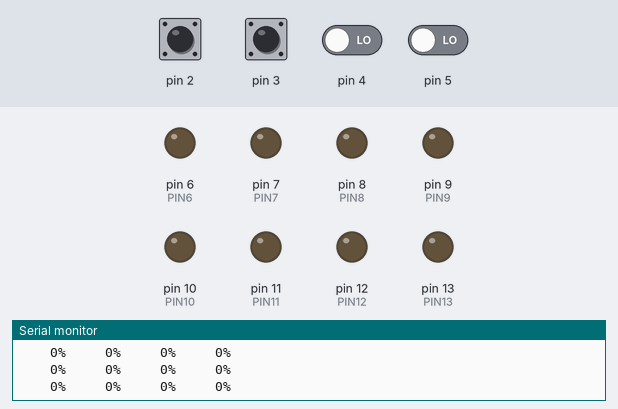
The sketch below on a simulated Arduino Uno, built with avr-gcc and run on an emulated ATmega328P. Shown: output pins drawn as LEDs (lit = HIGH), the last lines printed to the serial monitor. Dashed ring = blinking. The test bench sets the inputs (shaded band); at power-on: pin 2–5 LOW.

Above: at 1.2 s.
1.3 s: pin 2 pulsed HIGH 5 times (0.12 s each, 0.3 s apart)
At 2.29 s:
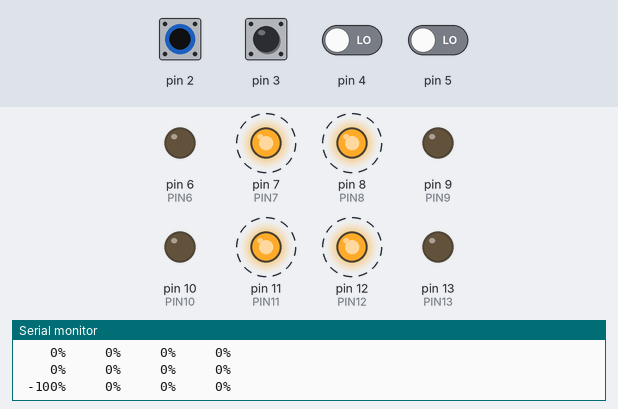
4.3 s: pin 3 pulsed HIGH 2 times (0.12 s each, 0.3 s apart)
At 4.68 s:
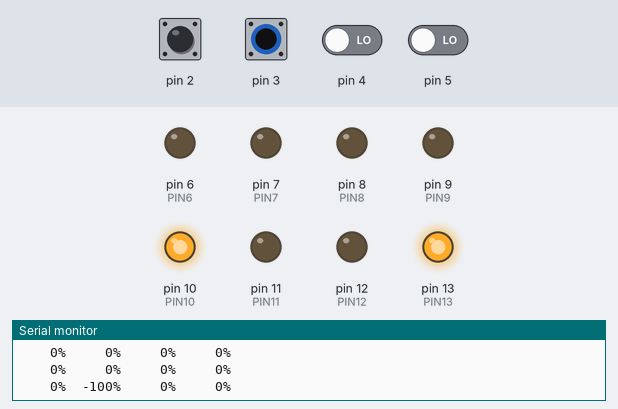
Timing chart, 0 to 7.3 s (numbered marks = the images above; inputs shaded):
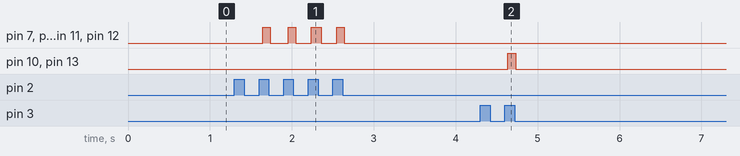

Measured:
- after the input at 1.3 s, pin 7 (PIN7), pin 8 (PIN8), pin 11 (PIN11), pin 12 (PIN12): alternates HIGH for 0.09 s and LOW for 0.19 s, 8 changes in all, then stays LOW, starting after 0.34 s
- after the input at 4.3 s, pin 10 (PIN10), pin 13 (PIN13): LOW → HIGH after 0.34 s, → LOW 0.09 s later

The sketch:

PWM_Read.ino
```cpp
#define PIN6 6
#define PIN7 7
#define PIN8 8
#define PIN9 9
#define PIN10 10
#define PIN11 11
#define PIN12 12
#define PIN13 13
unsigned long now;                        // timing variables to update data at a regular interval
unsigned long rc_update;
const int channels = 4;                   // specify the number of receiver channels
float RC_in[channels];                    // an array to store the calibrated input from receiver
float RC_in_trim[channels];                 // an array to store the trimmed input from receiver
enum movement {
  N,
  UP,
  DOWN,
  LEFT,
  RIGHT,
  UPLEFT,
  UPRIGHT,
  DOWNRIGHT,
  DOWNLEFT,
  SPINLEFT,
  SPINRIGHT,
  EDGELEFT,
  EDGERIGHT
};
movement bot_mov = N;
void setup() {
    setup_pwmRead();
    Serial.begin(9600);
    //setup input H bridge pin
    pinMode(PIN6, OUTPUT);
    pinMode(PIN7, OUTPUT);
    pinMode(PIN8, OUTPUT);
    pinMode(PIN9, OUTPUT);
    pinMode(PIN10, OUTPUT);
    pinMode(PIN11, OUTPUT);
    pinMode(PIN12, OUTPUT);
    pinMode(PIN13, OUTPUT);
    //digitalWrite(8, LOW);
    //digitalWrite(9, HIGH);
}

void loop() {

    now = millis();

    if(RC_avail() || now - rc_update > 25){   // if RC data is available or 25ms has passed since last update (adjust to be equal or greater than the frame rate of receiver)

      rc_update = now;

      //print_RCpwm();                        // uncommment to print raw data from receiver to serial

      for (int i = 0; i<channels; i++){       // run through each RC channel
        int CH = i+1;

        RC_in[i] = RC_decode(CH);             // decode receiver channel and apply failsafe
        RC_in_trim[i] = RC_decode_trim(RC_in[i]);

        //print_decimal2percentage(RC_in[i]);   // uncomment to print calibrated receiver input (+-100%) to serial
        print_decimal2percentage(RC_in_trim[i]);   // uncomment to print calibrated receiver input (+-100%) to serial
      }
      // set bot movement state
      if (RC_in_trim[2] == 1.0){
        if (RC_in_trim[3] == 0.0){
          bot_mov = UP;
        } else if (RC_in_trim[3] == -1.0){
          bot_mov = UPLEFT;
        } else if (RC_in_trim[3] == 1.0){
          bot_mov = UPRIGHT;
        }
      } else if (RC_in_trim[2] == -1.0){
        if (RC_in_trim[3] == 0.0){
          bot_mov = DOWN;
        } else if (RC_in_trim[3] == -1.0){
          bot_mov = DOWNLEFT;
        } else if (RC_in_trim[3] == 1.0){
          bot_mov = DOWNRIGHT;
        }
      } else if (RC_in_trim[2] == 0.0) {
        if (RC_in_trim[3] == 0.0){
          if (RC_in_trim[0] == 0.0){
            if (RC_in_trim[1] == -1.0){
              //bot_mov = SPINLEFT;
              bot_mov = EDGELEFT;
            } else if (RC_in_trim[1] == 1.0){
              //bot_mov = SPINRIGHT;
              bot_mov = EDGERIGHT;
            } else {
              bot_mov = N;
            }
          }
          else if (RC_in_trim[0] == -1.0){
            //bot_mov = EDGERIGHT;
            bot_mov = SPINRIGHT;
          }
          else if (RC_in_trim[0] == 1.0){
            //bot_mov = EDGELEFT;
            bot_mov = SPINLEFT;
          }
          else {
            bot_mov = N;
          }
        } else if (RC_in_trim[3] == -1.0){
          bot_mov = LEFT;
        } else if (RC_in_trim[3] == 1.0){
          bot_mov = RIGHT;
        } else {
          bot_mov = N;
        }
      } else {
          bot_mov = N;
      }
      //set digital output
      if (bot_mov == UP) {
        // FL roll forward
        digitalWrite(PIN6, LOW);
        digitalWrite(PIN7, HIGH);
        // FR roll forward
        digitalWrite(PIN8, LOW);
        digitalWrite(PIN9, HIGH);
        // RL roll forward
        digitalWrite(PIN10, LOW);
        digitalWrite(PIN11, HIGH);
        // RR roll forward
        digitalWrite(PIN12, LOW);
        digitalWrite(PIN13, HIGH);
      } else if (bot_mov == DOWN) {
        // FL roll backward
        digitalWrite(PIN6, HIGH);
        digitalWrite(PIN7, LOW);
        // FR roll backward
        digitalWrite(PIN8, HIGH);
        digitalWrite(PIN9, LOW);
        // RL roll backward
        digitalWrite(PIN10, HIGH);
        digitalWrite(PIN11, LOW);
        // RR roll backward
        digitalWrite(PIN12, HIGH);
        digitalWrite(PIN13, LOW);
      } else if (bot_mov == LEFT) {
        // FL roll backward
        digitalWrite(PIN6, HIGH);
        digitalWrite(PIN7, LOW);
        // FR roll forward
        digitalWrite(PIN8, LOW);
        digitalWrite(PIN9, HIGH);
        // RL roll forward
        digitalWrite(PIN10, LOW);
        digitalWrite(PIN11, HIGH);
        // RR roll backward
        digitalWrite(PIN12, HIGH);
        digitalWrite(PIN13, LOW);
      } else if (bot_mov == RIGHT) {
        // FL roll forward
        digitalWrite(PIN6, LOW);
        digitalWrite(PIN7, HIGH);
        // FR roll backward
        digitalWrite(PIN8, HIGH);
        digitalWrite(PIN9, LOW);
        // RL roll backward
        digitalWrite(PIN10, HIGH);
        digitalWrite(PIN11, LOW);
        // RR roll forward
        digitalWrite(PIN12, LOW);
        digitalWrite(PIN13, HIGH);
      } else if (bot_mov == UPLEFT) {
        // FL not rolling
        digitalWrite(PIN6, LOW);
        digitalWrite(PIN7, LOW);
        // FR roll forward
        digitalWrite(PIN8, LOW);
        digitalWrite(PIN9, HIGH);
        // RL roll forward
        digitalWrite(PIN10, LOW);
        digitalWrite(PIN11, HIGH);
        // RR not rolling
        digitalWrite(PIN12, LOW);
        digitalWrite(PIN13, LOW);
      } else if (bot_mov == UPRIGHT) {
        // FL roll forward
        digitalWrite(PIN6, LOW);
        digitalWrite(PIN7, HIGH);
        // FR not rolling
        digitalWrite(PIN8, LOW);
        digitalWrite(PIN9, LOW);
        // RL not rolling
        digitalWrite(PIN10, LOW);
        digitalWrite(PIN11, LOW);
        // RR roll forward
        digitalWrite(PIN12, LOW);
        digitalWrite(PIN13, HIGH);
      } else if (bot_mov == DOWNRIGHT) {
        // FL not rolling
        digitalWrite(PIN6, LOW);
        digitalWrite(PIN7, LOW);
        // FR roll backward
        digitalWrite(PIN8, HIGH);
        digitalWrite(PIN9, LOW);
        // RL roll backward
        digitalWrite(PIN10, HIGH);
        digitalWrite(PIN11, LOW);
        // RR not rolling
        digitalWrite(PIN12, LOW);
        digitalWrite(PIN13, LOW);
      } else if (bot_mov == DOWNLEFT) {
        // FL roll backward
        digitalWrite(PIN6, HIGH);
        digitalWrite(PIN7, LOW);
        // FR not rolling
        digitalWrite(PIN8, LOW);
        digitalWrite(PIN9, LOW);
        // RL not rolling
        digitalWrite(PIN10, LOW);
        digitalWrite(PIN11, LOW);
        // RR roll backward
        digitalWrite(PIN12, HIGH);
        digitalWrite(PIN13, LOW);
      } else if (bot_mov == SPINLEFT) {
        // FL roll backward
        digitalWrite(PIN6, HIGH);
        digitalWrite(PIN7, LOW);
        // FR roll forward
        digitalWrite(PIN8, LOW);
        digitalWrite(PIN9, HIGH);
        // RL roll backward
        digitalWrite(PIN10, HIGH);
        digitalWrite(PIN11, LOW);
        // RR roll forward
        digitalWrite(PIN12, LOW);
        digitalWrite(PIN13, HIGH);
      } else if (bot_mov == SPINRIGHT) {
        // FL roll forward
        digitalWrite(PIN6, LOW);
        digitalWrite(PIN7, HIGH);
        // FR roll backward
        digitalWrite(PIN8, HIGH);
        digitalWrite(PIN9, LOW);
        // RL roll forward
        digitalWrite(PIN10, LOW);
        digitalWrite(PIN11, HIGH);
        // RR roll backward
        digitalWrite(PIN12, HIGH);
        digitalWrite(PIN13, LOW);
      } else if (bot_mov == EDGELEFT) {
        // FL not rolling
        digitalWrite(PIN6, LOW);
        digitalWrite(PIN7, LOW);
        // FR not rolling
        digitalWrite(PIN8, LOW);
        digitalWrite(PIN9, LOW);
        // RL roll backward
        digitalWrite(PIN10, HIGH);
        digitalWrite(PIN11, LOW);
        // RR roll forward
        digitalWrite(PIN12, LOW);
        digitalWrite(PIN13, HIGH);
      } else if (bot_mov == EDGERIGHT) {
        // FL not rolling
        digitalWrite(PIN6, LOW);
        digitalWrite(PIN7, LOW);
        // FR not rolling
        digitalWrite(PIN8, LOW);
        digitalWrite(PIN9, LOW);
        // RL roll forward
        digitalWrite(PIN10, LOW);
        digitalWrite(PIN11, HIGH);
        // RR roll backward
        digitalWrite(PIN12, HIGH);
        digitalWrite(PIN13, LOW);
      } else {
        // FL not rolling
        digitalWrite(PIN6, LOW);
        digitalWrite(PIN7, LOW);
        // FR not rolling
        digitalWrite(PIN8, LOW);
        digitalWrite(PIN9, LOW);
        // RL not rolling
        digitalWrite(PIN10, LOW);
        digitalWrite(PIN11, LOW);
        // RR not rolling
        digitalWrite(PIN12, LOW);
        digitalWrite(PIN13, LOW);
      }
      Serial.println();                       // uncomment when printing calibrated receiver input to serial.
    }
}
```

Source omitted: pwmread_rcfailsafe.ino (24901 bytes)
